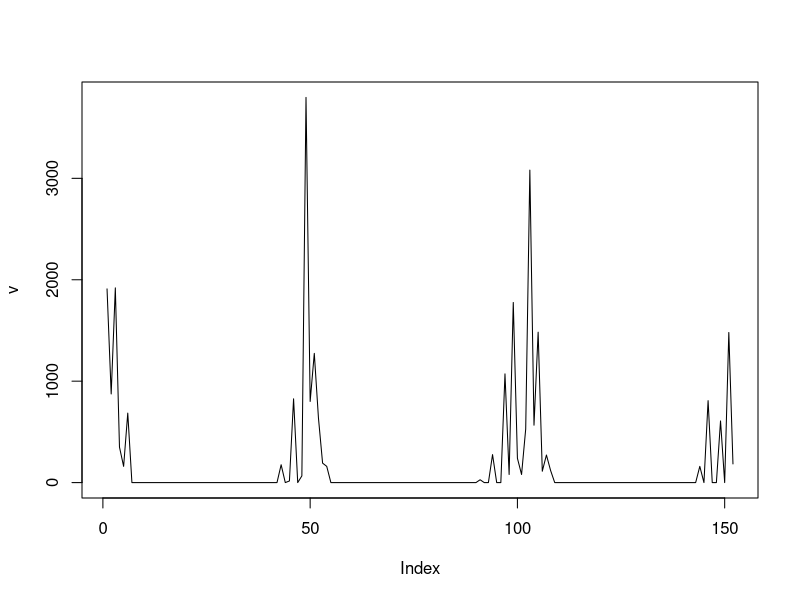

Recreate this plot in R. (Note: this script raises an error after producing the figure.)
v <- c(1910,874,1920,350,160,685,0,0,0,0,0,0,0,0,0,0,0,0,0,0,0,0,0,0,0,0,0,0,0,0,0,0,0,0,0,0,0,0,0,0,0,0,176,0,16,826,0,66,3798,800,1274,638,192,160,0,0,0,0,0,0,0,
       0,0,0,0,0,0,0,0,0,0,0,0,0,0,0,0,0,0,0,0,0,0,0,0,0,0,0,0,0,28,0,0,276,0,0,1072,80,1776,240,80,528,3081,566,1483,112,272,120,0,0,0,
       0,0,0,0,0,0,0,0,0,0,0,0,0,0,0,0,0,0,0,0,0,0,0,0,0,0,0,0,0,0,0,0,160,0,808,0,0,608,0,1480,184)
View(v)
plot(v,type="l")

v1 <- v[[1]]
v2 <- v[!is.na(v)]
n <- length(v)
nzd <- which(v != 0)
k <- length(nzd)
z <- v[nzd]
x <- c(nzd[1], nzd[2:k] - nzd[1:(k - 1)])
init <- c(z[1], mean(x))
init1 <- c(z[1], x[1])
w=NULL
init.opt = TRUE
nop=2
type="croston"
cost="mar"
init="mean"
opt.on == FALSE

